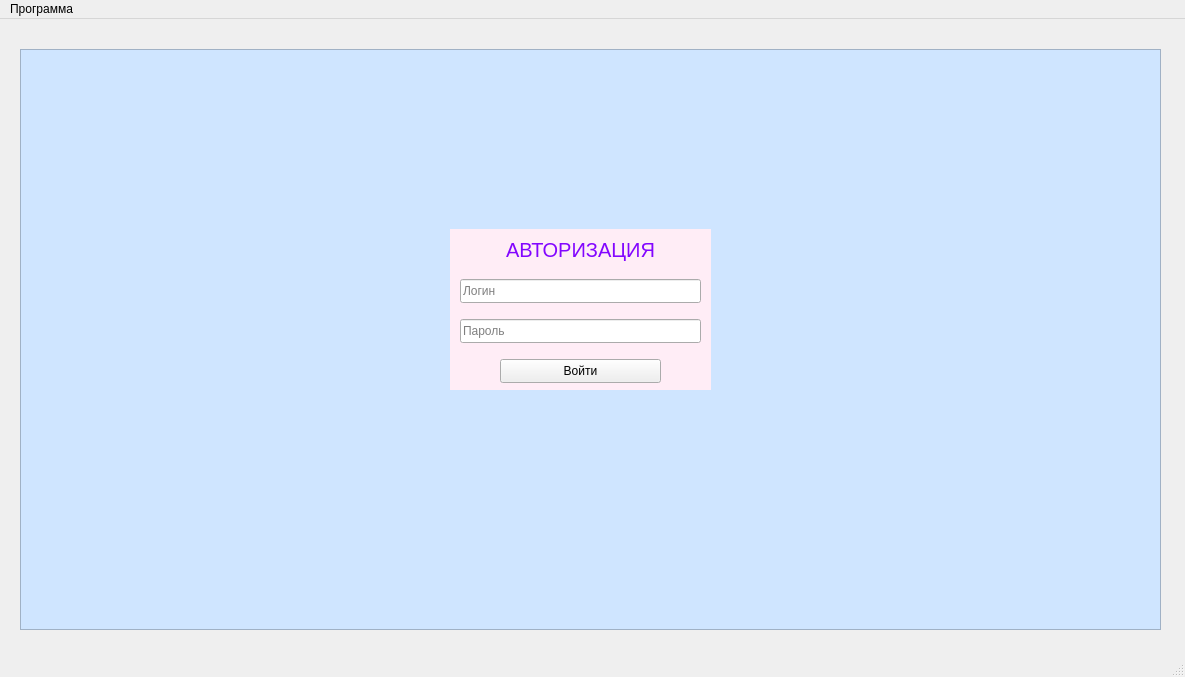
<?xml version="1.0" encoding="UTF-8"?>
<ui version="4.0">
 <class>MainWindow</class>
 <widget class="QMainWindow" name="MainWindow">
  <property name="geometry">
   <rect>
    <x>0</x>
    <y>0</y>
    <width>1185</width>
    <height>677</height>
   </rect>
  </property>
  <property name="windowTitle">
   <string>Учёт пациентов</string>
  </property>
  <widget class="QWidget" name="centralwidget">
   <widget class="QLabel" name="foneTwo">
    <property name="geometry">
     <rect>
      <x>450</x>
      <y>210</y>
      <width>261</width>
      <height>161</height>
     </rect>
    </property>
    <property name="styleSheet">
     <string notr="true">background: rgb(255, 237, 246)</string>
    </property>
    <property name="text">
     <string/>
    </property>
   </widget>
   <widget class="QLabel" name="autorization">
    <property name="geometry">
     <rect>
      <x>490</x>
      <y>210</y>
      <width>181</width>
      <height>41</height>
     </rect>
    </property>
    <property name="styleSheet">
     <string notr="true">color: rgb(131, 6, 255);
font-size: 20px;</string>
    </property>
    <property name="text">
     <string>АВТОРИЗАЦИЯ</string>
    </property>
    <property name="alignment">
     <set>Qt::AlignCenter</set>
    </property>
   </widget>
   <widget class="QLineEdit" name="login">
    <property name="geometry">
     <rect>
      <x>460</x>
      <y>260</y>
      <width>241</width>
      <height>24</height>
     </rect>
    </property>
    <property name="placeholderText">
     <string>Логин</string>
    </property>
   </widget>
   <widget class="QTextBrowser" name="infoTxt">
    <property name="enabled">
     <bool>true</bool>
    </property>
    <property name="geometry">
     <rect>
      <x>20</x>
      <y>30</y>
      <width>1141</width>
      <height>581</height>
     </rect>
    </property>
    <property name="styleSheet">
     <string notr="true">background: rgb(207, 229, 255)</string>
    </property>
   </widget>
   <widget class="QPushButton" name="loginButton">
    <property name="geometry">
     <rect>
      <x>500</x>
      <y>340</y>
      <width>161</width>
      <height>24</height>
     </rect>
    </property>
    <property name="text">
     <string>Войти</string>
    </property>
   </widget>
   <widget class="QLineEdit" name="password">
    <property name="geometry">
     <rect>
      <x>460</x>
      <y>300</y>
      <width>241</width>
      <height>24</height>
     </rect>
    </property>
    <property name="placeholderText">
     <string>Пароль</string>
    </property>
   </widget>
   <widget class="QLabel" name="fone">
    <property name="geometry">
     <rect>
      <x>0</x>
      <y>0</y>
      <width>1181</width>
      <height>631</height>
     </rect>
    </property>
    <property name="text">
     <string/>
    </property>
    <property name="pixmap">
     <pixmap resource="resource.qrc">:/rec/img/home.png</pixmap>
    </property>
   </widget>
   <zorder>fone</zorder>
   <zorder>infoTxt</zorder>
   <zorder>foneTwo</zorder>
   <zorder>autorization</zorder>
   <zorder>login</zorder>
   <zorder>loginButton</zorder>
   <zorder>password</zorder>
  </widget>
  <widget class="QMenuBar" name="menubar">
   <property name="geometry">
    <rect>
     <x>0</x>
     <y>0</y>
     <width>1185</width>
     <height>21</height>
    </rect>
   </property>
   <widget class="QMenu" name="menu">
    <property name="title">
     <string>Программа</string>
    </property>
    <addaction name="admission"/>
    <addaction name="patientList"/>
    <addaction name="userInfo"/>
    <addaction name="createrInfo"/>
    <addaction name="exit"/>
   </widget>
   <addaction name="menu"/>
  </widget>
  <widget class="QStatusBar" name="statusbar"/>
  <action name="admission">
   <property name="icon">
    <iconset resource="resource.qrc">
     <normaloff>:/rec/img/login.png</normaloff>:/rec/img/login.png</iconset>
   </property>
   <property name="text">
    <string>Войти</string>
   </property>
  </action>
  <action name="patientList">
   <property name="icon">
    <iconset resource="resource.qrc">
     <normaloff>:/rec/img/listPatient.png</normaloff>:/rec/img/listPatient.png</iconset>
   </property>
   <property name="text">
    <string>Список пациентов</string>
   </property>
  </action>
  <action name="userInfo">
   <property name="icon">
    <iconset resource="resource.qrc">
     <normaloff>:/rec/img/infoClient.png</normaloff>:/rec/img/infoClient.png</iconset>
   </property>
   <property name="text">
    <string>Информация для пользователя</string>
   </property>
  </action>
  <action name="createrInfo">
   <property name="icon">
    <iconset resource="resource.qrc">
     <normaloff>:/rec/img/infoCreater.png</normaloff>:/rec/img/infoCreater.png</iconset>
   </property>
   <property name="text">
    <string>Информация для разработчика</string>
   </property>
  </action>
  <action name="exit">
   <property name="icon">
    <iconset resource="resource.qrc">
     <normaloff>:/rec/img/exit.png</normaloff>:/rec/img/exit.png</iconset>
   </property>
   <property name="text">
    <string>Выйти</string>
   </property>
  </action>
 </widget>
 <resources>
  <include location="resource.qrc"/>
 </resources>
 <connections/>
</ui>
